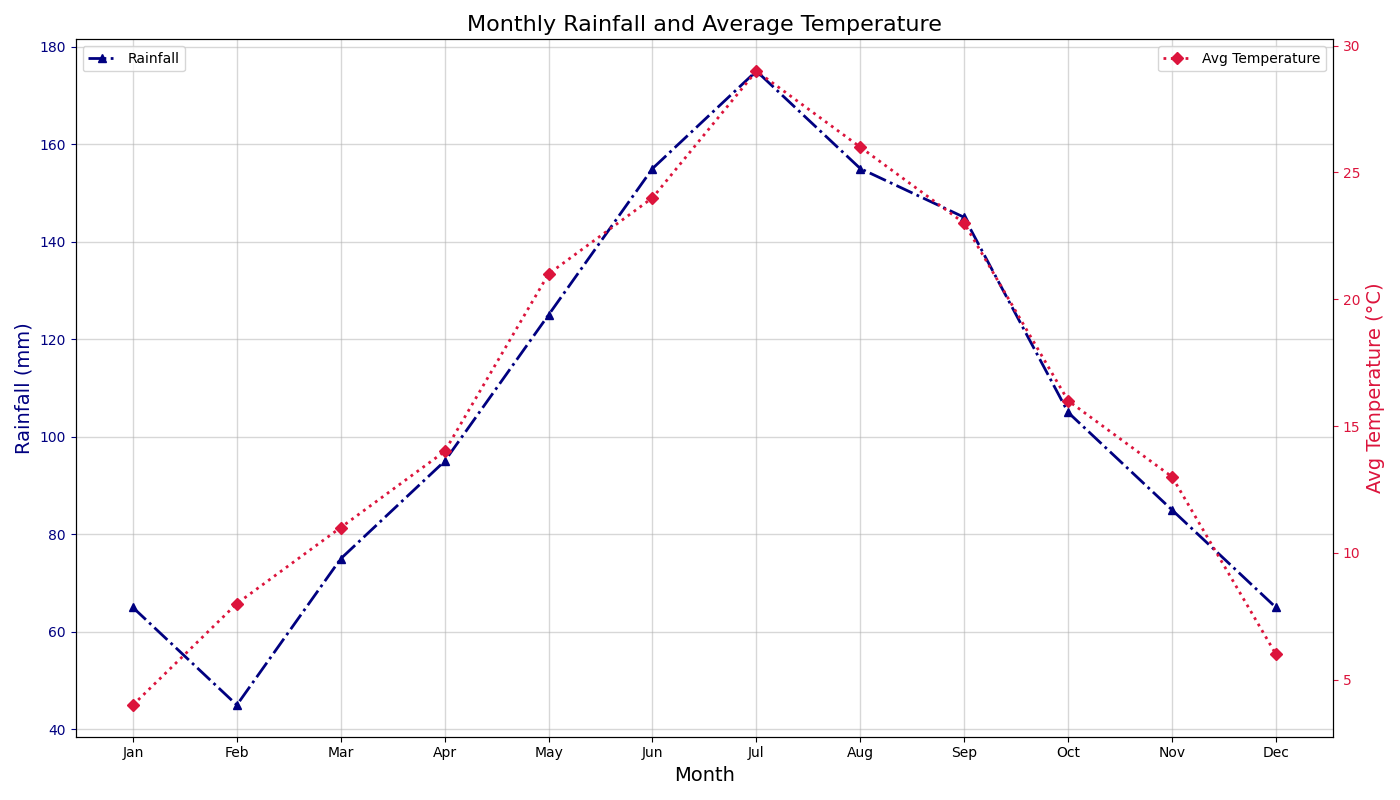

Write Python code to recreate this figure.
import matplotlib.pyplot as plt
import numpy as np

months = ["Jan", "Feb", "Mar", "Apr", "May", "Jun", "Jul", "Aug", "Sep", "Oct", "Nov", "Dec"]
rainfall = [65, 45, 75, 95, 125, 155, 175, 155, 145, 105, 85, 65]
avg_temperature = [4, 8, 11, 14, 21, 24, 29, 26, 23, 16, 13, 6]

fig, ax1 = plt.subplots(figsize=(14, 8))

color_rainfall = 'navy'
ax1.plot(months, rainfall, marker='^', linestyle='-.', color=color_rainfall, linewidth=2)
ax1.tick_params(axis='y', colors=color_rainfall)

ax2 = ax1.twinx()
color_temperature = 'crimson'
ax2.plot(months, avg_temperature, marker='D', linestyle=':', color=color_temperature, linewidth=2)
ax2.tick_params(axis='y', colors=color_temperature)

ax1.set_title('Monthly Rainfall and Average Temperature', fontsize=16)
ax1.set_xlabel('Month', fontsize=14)
ax1.set_ylabel('Rainfall (mm)', color=color_rainfall, fontsize=14)
ax2.set_ylabel('Avg Temperature (°C)', color=color_temperature, fontsize=14)

# Style changes: borders altered with a thicker grid
ax1.grid(True, linestyle='-', linewidth=1, alpha=0.5)

# Legend random alteration
ax1.legend(['Rainfall'], loc='upper left')
ax2.legend(['Avg Temperature'], loc='upper right')

fig.tight_layout()
plt.show()
